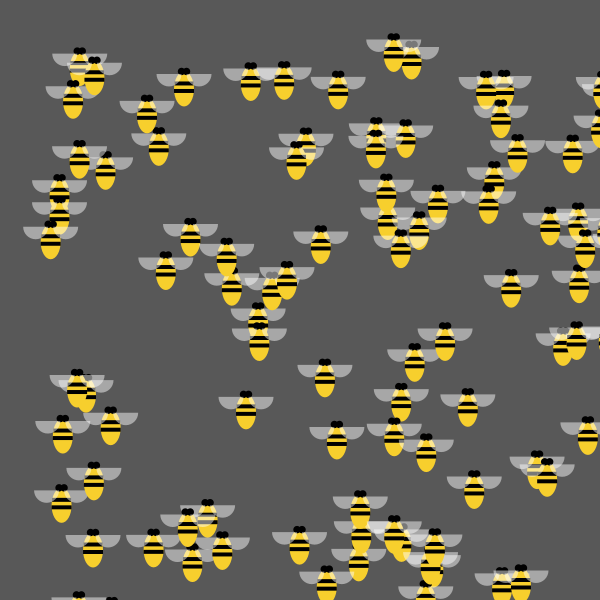
Frame 1 (no input)
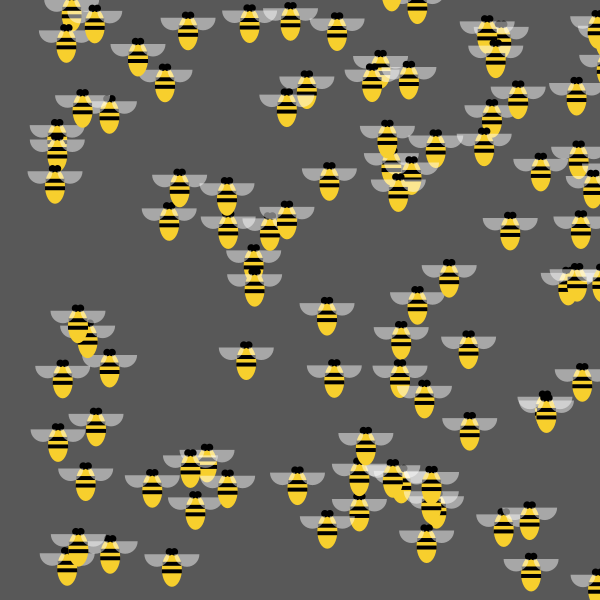
Frame 60 (the mouse pressed at the canvas centre just before this capture)
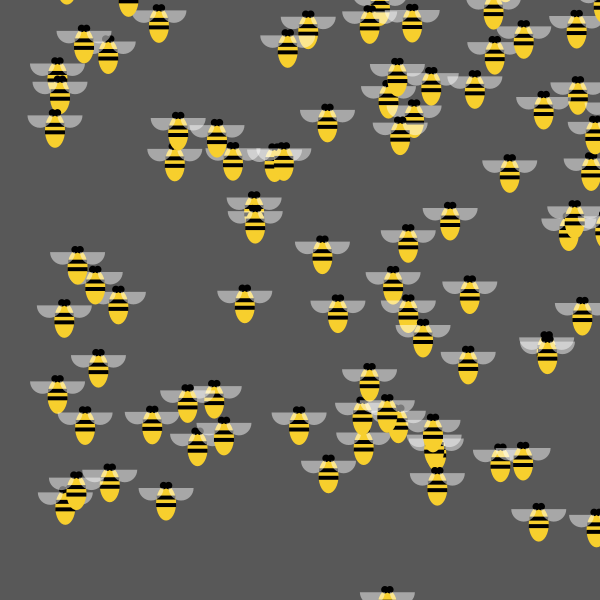
Frame 120 (the mouse held since frame 60 and released just before this capture)

The Processing sketch that drew these frames (run headless with seeded random() and noise(); from frame 60 on, the mouse is pressed at the canvas centre):

// Processing sketch: Swarm
// ── Swarm.pde

Bee[] hive = new Bee[100];


void setup(){
  size(600,600);
  noStroke();
  for (int i=0;i<hive.length;i=i+1) {
    //create bees
    hive[i] = new Bee(random(width),random(height));
  }
}

void draw(){
  background(#585858);
  for (int i=0;i<hive.length;i=i+1) {
    //make bees fly
    hive[i].fly();
    hive[i].buzz();
  }
}

class Bee {
 
 float x=0;
 float y=500;
 float speed=random(8);
 
 Bee(float setx, float sety){
   x = setx;
   y = sety;
 }

void fly() {
  
  pushMatrix();
  translate(x,y);
  scale(0.5, 0.5);
  
  fill(#F7CF2D);
  ellipse(100,100, 40, 70);
  fill(#000000);
  ellipse(95,65,15,15);
  ellipse(105,65,15,15);
  fill(#000000);
  rect(81,85,38,8);
  rect(80,100,40,8);
  fill(#ffffff, 120);
  arc(130, 70, 50, 50, 0, PI);
  arc(70, 70, 50, 50, 0, PI);

  popMatrix();
  
  
}

void buzz() {
   x = x + random(-1,1); 
   y = y + random(-1,1); 
   y = y - 1;
   if (y<-75) {
      y = height; 
   }
   if (x<-75) {
      x = width; 
   }
   if (x>width) {
      x = -50; 
   }
 
}

}
